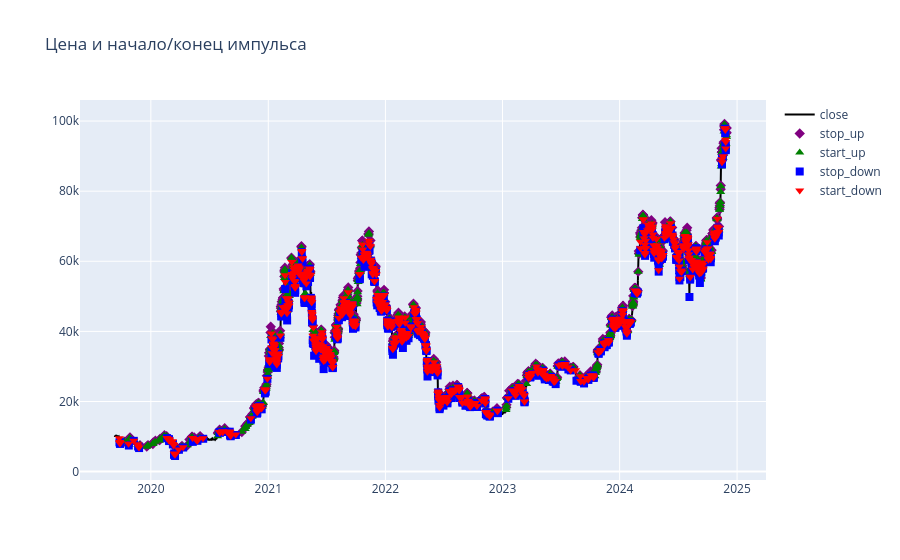

Notebook cell for this chart:
### Code cell
fig = make_subplots(rows=1, cols=1)
fig.add_trace(go.Scatter(x=df_orign.timestamp, y=df_orign.close, name='close',line_color = 'black', line_width=2 ))
fig.add_trace(go.Scatter(x=trade_stop_up1.timestamp, y=trade_stop_up1.close, name='stop_up',line_color = 'purple', line_width=1, mode='markers', marker_size = 8, marker_symbol = 2 ))
fig.add_trace(go.Scatter(x=trade_start_up1.timestamp, y=trade_start_up1.close, name='start_up',line_color = 'green', line_width=1, mode='markers', marker_size = 8, marker_symbol = 5 ))
fig.add_trace(go.Scatter(x=trade_stop_down1.timestamp, y=trade_stop_down1.close, name='stop_down',line_color = 'blue', line_width=1, mode='markers', marker_size = 8, marker_symbol = 1 ))
fig.add_trace(go.Scatter(x=trade_start_down1.timestamp, y=trade_start_down1.close, name='start_down',line_color = 'red', line_width=1, mode='markers', marker_size = 8, marker_symbol = 6 ))

#fig.add_trace(go.Scatter(x=trade_3.timestamp, y=trade_3.close, name='stop_down',line_color = 'gray', line_width=1, mode='markers', marker_size = 5, marker_symbol = 5 ))
#fig.add_trace(go.Scatter(x=trade_m3.timestamp, y=trade_m3.close, name='start_down',line_color = 'gray', line_width=1, mode='markers', marker_size = 10, marker_symbol = 6))


fig.update_layout(hovermode="x", title = "Цена и начало/конец импульса")

### Figure 1 — Plotly figure (JSON) as saved in the notebook; plotly's stock layout.template omitted (floating-point values rounded to 4 significant figures; data arrays with more than 128 entries replaced by an {"elided": "..."} marker saying what was removed)
{"data": [{"line": {"color": "black", "width": 2}, "name": "close", "type": "scatter", "x": {"elided": "45772 str values"}, "y": {"elided": "45772 float values"}}, {"line": {"color": "purple", "width": 1}, "marker": {"size": 8, "symbol": 2}, "mode": "markers", "name": "stop_up", "type": "scatter", "x": {"elided": "1053 str values"}, "y": {"elided": "1053 float values"}}, {"line": {"color": "green", "width": 1}, "marker": {"size": 8, "symbol": 5}, "mode": "markers", "name": "start_up", "type": "scatter", "x": {"elided": "1053 str values"}, "y": {"elided": "1053 float values"}}, {"line": {"color": "blue", "width": 1}, "marker": {"size": 8, "symbol": 1}, "mode": "markers", "name": "stop_down", "type": "scatter", "x": {"elided": "915 str values"}, "y": {"elided": "915 float values"}}, {"line": {"color": "red", "width": 1}, "marker": {"size": 8, "symbol": 6}, "mode": "markers", "name": "start_down", "type": "scatter", "x": {"elided": "915 str values"}, "y": {"elided": "915 float values"}}], "layout": {"autosize": true, "hovermode": "x", "title": {"text": "Цена и начало/конец импульса"}, "xaxis": {"anchor": "y", "autorange": true, "domain": [0, 1], "range": ["2019-05-17 04:54:01.0392", "2025-04-09 02:05:58.9608"], "type": "date"}, "yaxis": {"anchor": "x", "autorange": true, "domain": [0, 1], "range": [-4273.0, 107900.0], "type": "linear"}}}
